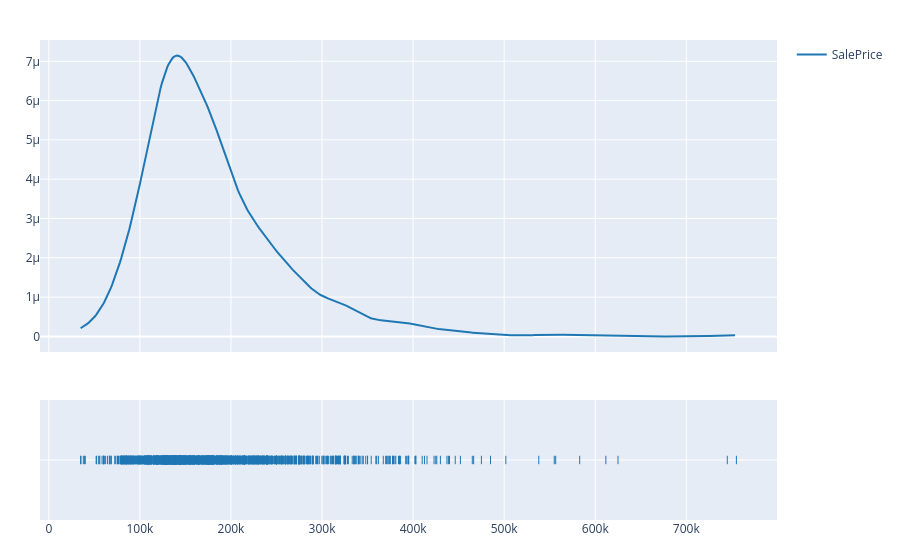

This figure's notebook cell:
### Code cell
ff.create_distplot(
    hist_data=[
        df_test["SalePrice"],
    ],
    group_labels=[
        "SalePrice",
    ],
    show_hist=False,
    # show_rug=False,
).update_layout(
    margin=dict(t=40, l=40, b=40, r=40),
).show()

### Figure 1 — Plotly figure (JSON) as saved in the notebook; plotly's stock layout.template omitted (floating-point values rounded to 4 significant figures; data arrays with more than 128 entries replaced by an {"elided": "..."} marker saying what was removed)
{"data": [{"legendgroup": "SalePrice", "marker": {"color": "rgb(31, 119, 180)"}, "mode": "lines", "name": "SalePrice", "showlegend": true, "type": "scatter", "x": {"elided": "500 float values"}, "xaxis": "x", "y": {"elided": "500 float values"}, "yaxis": "y"}, {"legendgroup": "SalePrice", "marker": {"color": "rgb(31, 119, 180)", "symbol": "line-ns-open"}, "mode": "markers", "name": "SalePrice", "showlegend": false, "type": "scatter", "x": {"elided": "1460 int values"}, "xaxis": "x", "y": {"elided": "1460 str values"}, "yaxis": "y2"}], "layout": {"barmode": "overlay", "hovermode": "closest", "legend": {"traceorder": "reversed"}, "margin": {"b": 40, "l": 40, "r": 40, "t": 40}, "xaxis": {"anchor": "y2", "domain": [0, 1], "zeroline": false}, "yaxis": {"anchor": "free", "domain": [0.35, 1], "position": 0}, "yaxis2": {"anchor": "x", "domain": [0, 0.25], "dtick": 1, "showticklabels": false}}}
